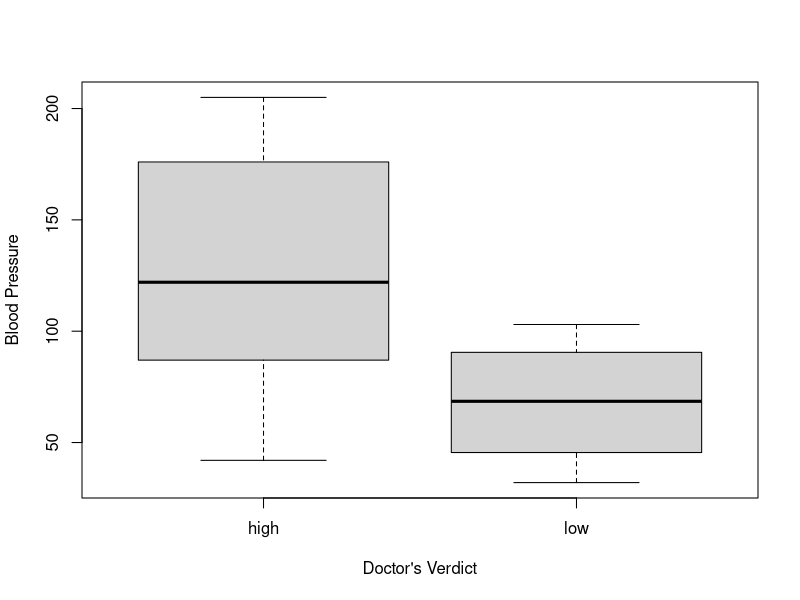
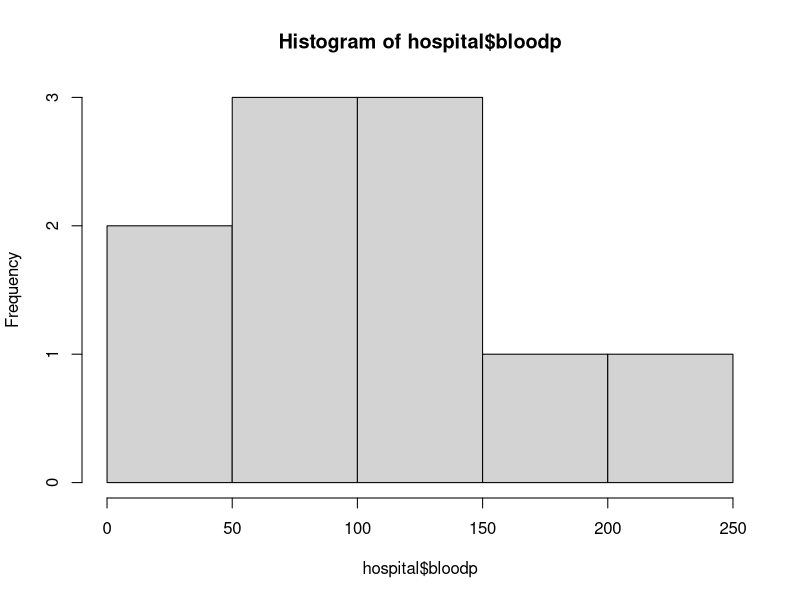

Source code (R) for these figures, in order:
hospital <- data.frame(
  Freq = c(0.6, 0.3, 0.4, 0.4, 0.2, 0.6, 0.3, 0.4, 0.9, 0.2),
  bloodp = c(103,87,32,42,59,109,78,205,135,176),
  first = c("bad","bad","bad","bad","good","good","good","good",NA,"bad"),
  second = c("low","low","high","high","low","low","high","high","high","high"),
  finaldecision = c("low","high","low","high","low","high","low","high","high","high")
)
boxplot(hospital$bloodp ~ hospital$finaldecision, xlab = "Doctor's Verdict", ylab = "Blood Pressure")
hist(hospital$bloodp)